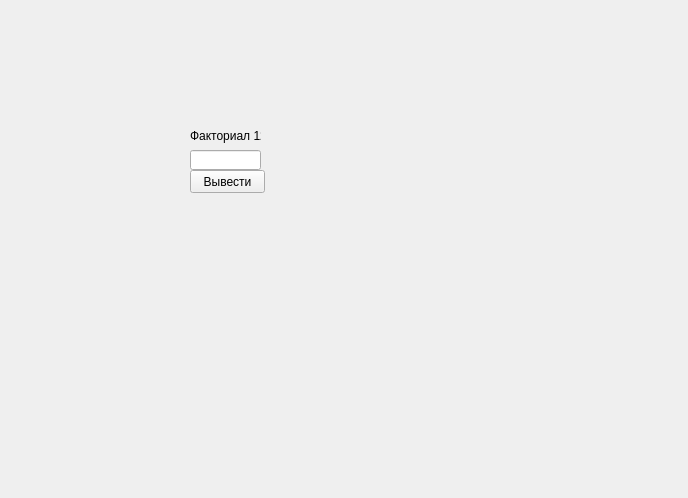
<?xml version="1.0" encoding="UTF-8"?>
<ui version="4.0">
 <class>MainWindow</class>
 <widget class="QMainWindow" name="MainWindow">
  <property name="geometry">
   <rect>
    <x>0</x>
    <y>0</y>
    <width>688</width>
    <height>498</height>
   </rect>
  </property>
  <property name="windowTitle">
   <string>MainWindow</string>
  </property>
  <widget class="QWidget" name="centralWidget">
   <widget class="QLabel" name="label">
    <property name="geometry">
     <rect>
      <x>190</x>
      <y>120</y>
      <width>71</width>
      <height>31</height>
     </rect>
    </property>
    <property name="text">
     <string>Факториал 12</string>
    </property>
   </widget>
   <widget class="QPushButton" name="pushButton">
    <property name="geometry">
     <rect>
      <x>190</x>
      <y>170</y>
      <width>75</width>
      <height>23</height>
     </rect>
    </property>
    <property name="text">
     <string>Вывести</string>
    </property>
   </widget>
   <widget class="QLabel" name="label_2">
    <property name="geometry">
     <rect>
      <x>190</x>
      <y>200</y>
      <width>71</width>
      <height>16</height>
     </rect>
    </property>
    <property name="text">
     <string/>
    </property>
   </widget>
   <widget class="QLineEdit" name="lineEdit">
    <property name="geometry">
     <rect>
      <x>190</x>
      <y>150</y>
      <width>71</width>
      <height>20</height>
     </rect>
    </property>
   </widget>
  </widget>
 </widget>
 <layoutdefault spacing="6" margin="11"/>
 <resources/>
 <connections/>
</ui>
